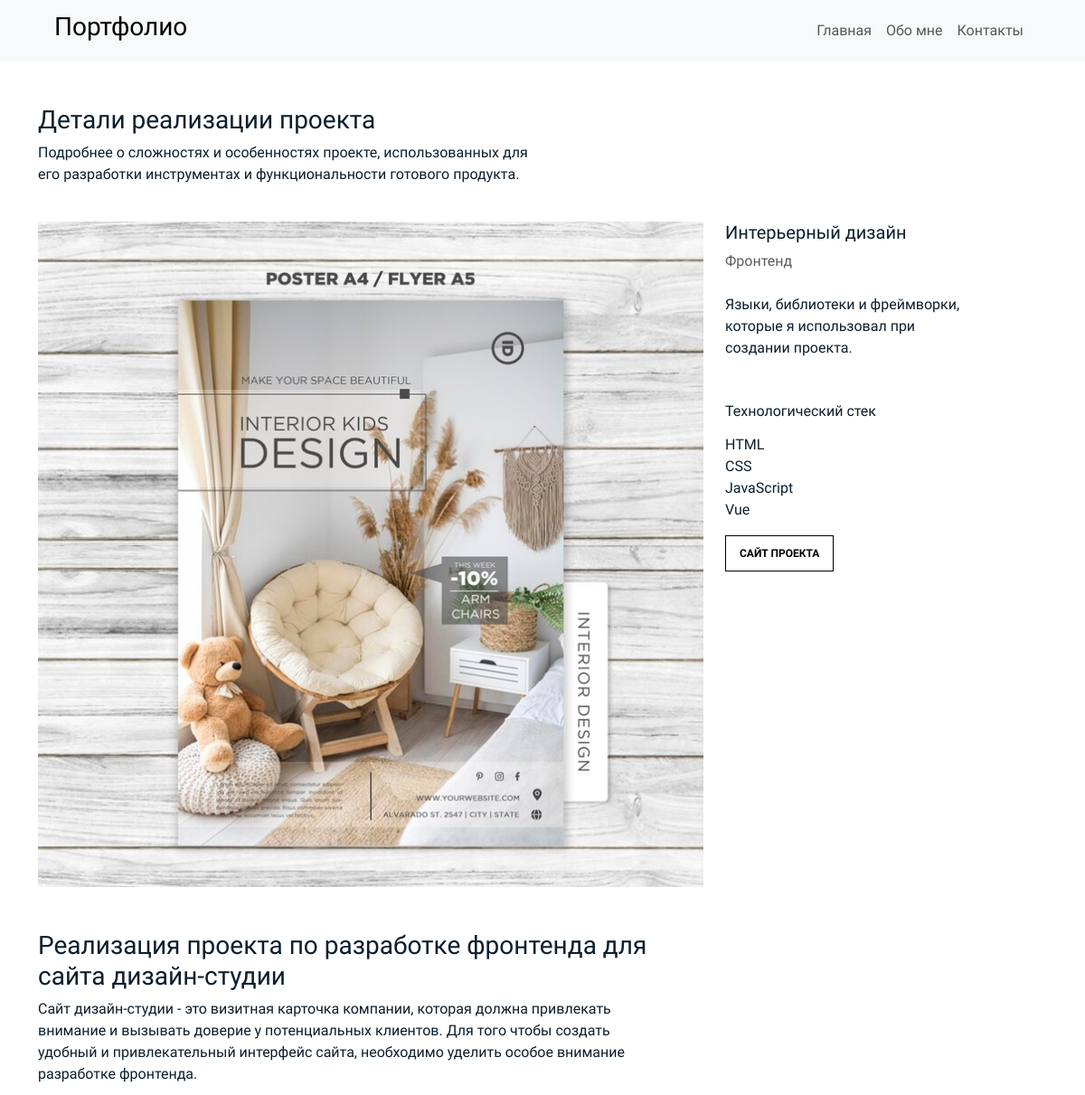
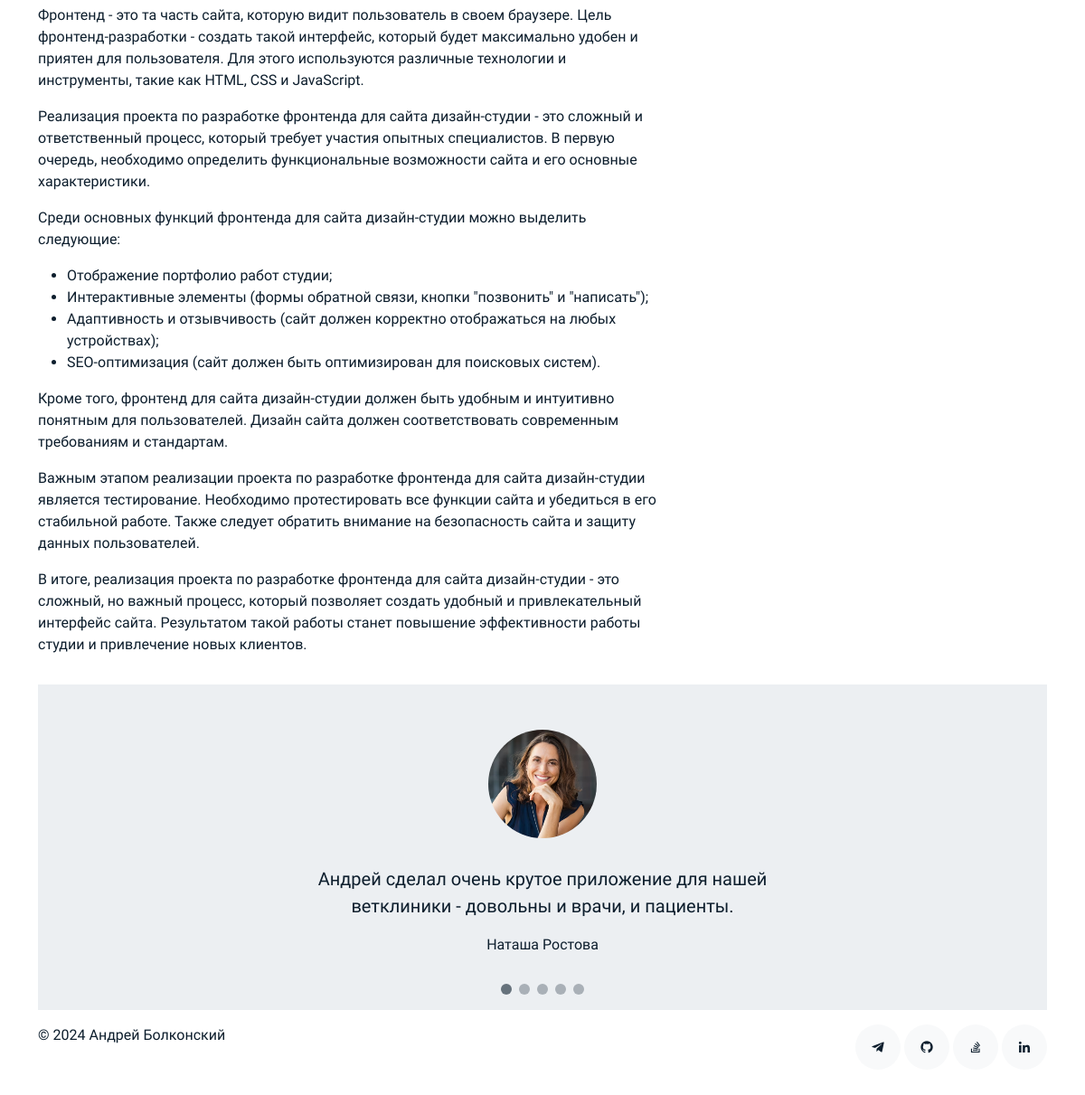
The page /work/design-studio/ on the database its author committed (2 pictures, top to bottom).
### portfolio/models.py (models this page shows, shortened)
class Work(models.Model):
    title = models.CharField(max_length=150)
    slug = models.SlugField(max_length=150, unique=True)
    category = models.ForeignKey(Category, on_delete=models.CASCADE, related_name='works')
    image = models.ImageField(upload_to='works')
    description = models.TextField()
    stack = models.TextField()
    link = models.URLField(max_length=200)
    class Meta:
        ordering = ['-id']
        verbose_name = 'Работа'
        verbose_name_plural = 'Работы'

class Category(models.Model):
    engname = models.CharField(max_length=25)
    rusname = models.CharField(max_length=25)
    class Meta:
        ordering = ['id']
        verbose_name = 'Категория'
        verbose_name_plural = 'Категории'
    def __str__(self):
        return self.rusname

class Testimony(models.Model):
    name = models.CharField(max_length=15)
    lastname = models.CharField(max_length=15)
    image = models.ImageField(upload_to='clients')
    text = models.TextField()
    class Meta:
        ordering = ['-id']
        verbose_name = 'Заказчик'
        verbose_name_plural = 'Заказчики'

### portfolio/views.py (the view)
# urls.py: path('work/<slug:slug>/', work_detail, name='work_detail'),
def work_detail(request, slug):
    work = get_object_or_404(Work, slug=slug)
    testimonies = Testimony.objects.all()
    context = {
        'work': work,
        'testimonies': testimonies,
    }
    return render(request, 'work_detail.html', context)

### portfolio/templates/work_detail.html (shortened to what this page needs)
{% extends 'base.html' %}
{% block content %}
<section class="section">
   <div class="container">
      <div class="row mb-4 align-items-center">
         <div class="col-md-6" data-aos="fade-up">
            <h3>Детали реализации проекта</h3>
            <p>Подробнее о сложностях и особенностях проекте, использованных для его разработки инструментах и функциональности готового продукта.</p>
         </div>
      </div>
   </div>
   <div class="site-section pb-0">
   <div class="container">
      <div class="row align-items-stretch">
         <div class="col-md-8" data-aos="fade-up">
            <img src="{{ work.image.url }}" alt="Image" class="img-fluid">
            <div class="pe-5">
               <p>{{ work.description|safe }}</p>
            </div>
         </div>
         <div class="col-md-3 ml-auto" data-aos="fade-up" data-aos-delay="100">
            <div class="sticky-content">
               <h3 class="h3">{{ work.title }}</h3>
               <p class="mb-4"><span class="text-muted">{{ work.category }}</span></p>
               <div class="mb-5">
                  <p>Языки, библиотеки и фреймворки, которые я использовал при создании проекта.</p>
               </div>
               <h4 class="h4 mb-3">Технологический стек</h4>
               {{ work.stack|safe }}
               <p><a href="{{ work.link }}" class="readmore">Сайт проекта</a></p>
            </div>
         </div>
      </div>
   </div>
</section>
<section class="section pt-0">
   <div class="container">
      <div class="testimonials-slider swiper" data-aos="fade-up" data-aos-delay="100">
         <div class="swiper-wrapper">
            {% for testimony in testimonies %}
            <div class="swiper-slide">
               <div class="testimonial-wrap">
                  <div class="testimonial">
                     <img src="{{ testimony.image.url }}" alt="Image" class="img-fluid">
                     <blockquote>
                        <p>{{ testimony.text }}</p>
                     </blockquote>
                     <p>{{ testimony.name }} {{testimony.lastname }}</p>
                  </div>
               </div>
            </div>
            {% endfor %}
         </div>
         <div class="swiper-pagination"></div>
      </div>
   </div>
</section>
{% endblock %}

### static/assets/css/style.css (style rules this page uses)
body { font-family: 'Montserrat Alternates', sans-serif; font-weight: 400; color: #0d1e2d; }
a { color: #777; text-decoration: none; }
.section { padding-top: 3rem; padding-bottom: 1rem; }
.testimonial-wrap { padding: 50px 50px 80px 50px; background: #eceff2; }
.testimonial-wrap .testimonial { text-align: center; max-width: 500px; margin: 0 auto; }
.testimonial-wrap .testimonial img { border-radius: 50%; width: 120px; margin: 0 auto 30px auto; }
.testimonial-wrap .testimonial blockquote p { font-size: 20px; }
.h3 { font-size: 20px; }
.h4 { font-size: 16px; }
.readmore { display: inline-block; border: 1px solid #000; padding: 10px 15px; font-size: 12px; text-transform: uppercase; color: #000; transition: 0.2s all ease; font-weight: 700; }
.testimonials-slider .swiper-pagination { margin-top: -60px; position: relative; }
.sticky-content { position: sticky; position: -webkit-sticky; top: 0; }

### rows shown on the page
Work: image (picture), description "Реализация проекта по разработке фронтенда для сайта дизайн-студии Сайт дизайн-студии - это визитная карточка компании, которая должна привлекать внимание и вызывать доверие у потенциальных клиентов. Для того чтобы создать удобный и привлекательный интерфейс сайта, необходимо уделить особое внимание разработке фронтенда. Фронтенд - это та часть сайта, которую видит пользователь в своем браузере. Цель фронтенд-разработки - создать такой интерфейс, который будет максимально удобен и приятен для пользователя. Для этого используются различные технологии и инструменты, такие как HTML, CSS и JavaScript. Реализация проекта по разработке фронтенда для сайта дизайн-студии - это сложный и…", title "Интерьерный дизайн", category "Фронтенд", stack "HTML CSS JavaScript Vue"
Testimony: image (picture), text "Андрей сделал очень крутое приложение для нашей ветклиники - довольны и врачи, и пациенты.", name "Наташа", lastname "Ростова"
